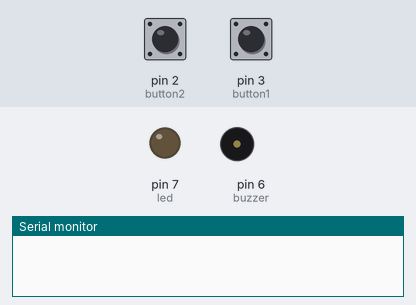
Simulated run of this sketch. Board: Arduino Uno, built with avr-gcc and run on an emulated ATmega328P. On the bench: output pins drawn as LEDs (lit = HIGH), buzzer (waves = sounding), the last lines printed to the serial monitor. Inputs (shaded band) come from the test bench; at power-on: pin 2 (button2) LOW, pin 3 (button1) LOW.

Above: at 1.2 s.
1.3 s: pin 2 (button2) pulled HIGH for 0.15 s
At 1.4 s:
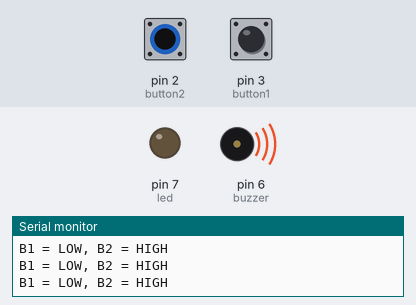
3.0 s: pin 3 (button1) pulled HIGH for 0.15 s
At 3.7 s:
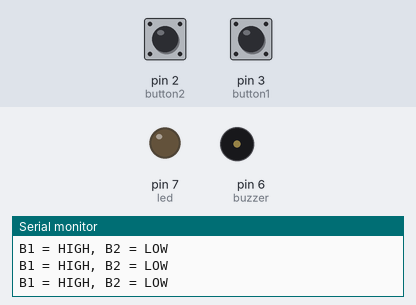
4.6 s: pin 3 (button1) pulled HIGH for 3.2 s
At 5.9 s:
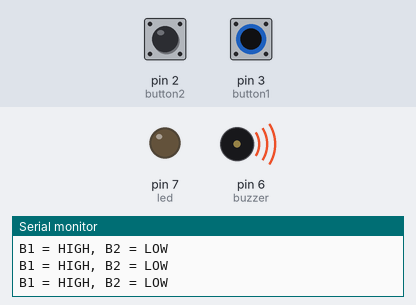
9.3 s: pin 2 (button2) pulled HIGH for 3.2 s
At 12.9 s:
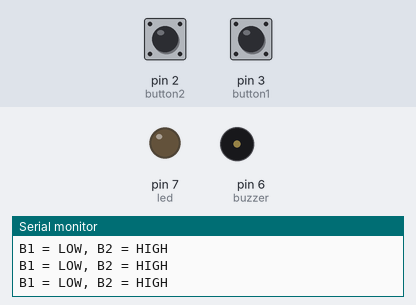
14.0 s: pin 2 (button2) driven HIGH and pin 3 (button1) driven HIGH
At 14.3 s:
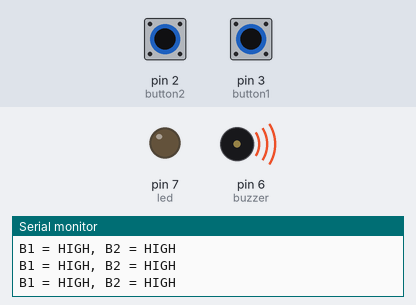
Timing chart, 0 to 17.0 s (numbered marks = the images above; inputs shaded):
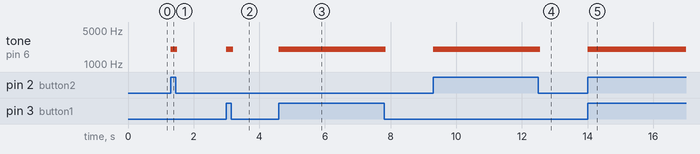

Measured:
- after the input at 1.3 s, tone on pin 6 (buzzer): silent → 2000 Hz at once, → silent 0.20 s later
- after the input at 3.0 s, tone on pin 6 (buzzer): silent → 2000 Hz at once, → silent 0.20 s later
- after the input at 4.6 s, tone on pin 6 (buzzer): silent → 2000 Hz at once, → silent 3.3 s later
- after the input at 9.3 s, tone on pin 6 (buzzer): silent → 2000 Hz at once, → silent 3.3 s later
- after the input at 14.0 s, tone on pin 6 (buzzer): silent → 2000 Hz at once

The sketch:

codeLock.ino
```cpp
volatile int button1State = 0;
volatile int button2State = 0;
int pressed1 = 0;

enum pins{
  led = 7,
  buzzer = 6,
  button1 = 3,
  button2 = 2
};

void setup() {
  Serial.begin(9600);
  pinMode(led, OUTPUT);
  pinMode(buzzer, OUTPUT);
  pinMode(button1, INPUT);
  pinMode(button2, INPUT);

  attachInterrupt(digitalPinToInterrupt(button1), button1Clicked, CHANGE);
  attachInterrupt(digitalPinToInterrupt(button2), button2Clicked, CHANGE);
}

void loop() {
  digitalWrite(led, LOW);
  codeLock();
}

void button1Clicked(){
  button1State = !button1State;
}

void button2Clicked(){
  button2State = !button2State;
}

void codeLock(){
  if((button1State == 1) && (button2State == 0)){
    pressed1 = 1;
    Serial.println("B1 = HIGH, B2 = LOW");
    tone(buzzer, 2000, 50);
  }
  else{
    pressed1 = 0;
  }

  if((button2State == 1) && (button1State == 0)){
    Serial.println("B1 = LOW, B2 = HIGH");
    tone(buzzer, 2000, 50);
  }

  if((button1State == 1) && (button2State == 1) && (pressed1 == 0)){
    Serial.println("B1 = HIGH, B2 = HIGH");
    tone(buzzer, 2000, 50);
  }

  if((pressed1 == 1) && (button2State == 1)){
    while((pressed1 == 1) && (button2State == 1)){
      Serial.println("Riktig kombinasjon!");
      digitalWrite(led, HIGH);
    }
  }
}
```
